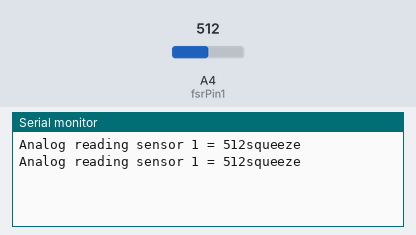
Simulated run of this sketch. Board: Arduino Uno, built with avr-gcc and run on an emulated ATmega328P. Shown: the last lines printed to the serial monitor. The test bench sets the inputs (shaded band); at power-on: A4 (fsrPin1) = 512.

Above: at 1.8 s.
1.9 s: A4 (fsrPin1) set to 0
At 2.8 s:
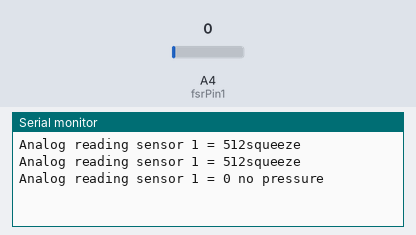
4.5 s: A4 (fsrPin1) set to 122
At 5.8 s:
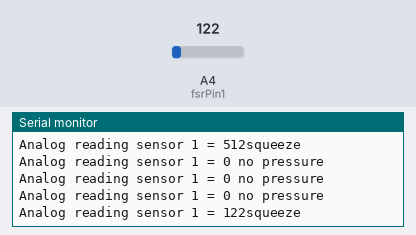

Measured:
- after the input at 1.9 s, the serial monitor: prints a new line after 0.10 s (image 1)
- after the input at 4.5 s, the serial monitor: prints a new line after 0.50 s (image 2)

The sketch:

code_capteur_poids_seul.ino
```cpp
/* FSR simple testing sketch.

Connect one end of FSR to power, the other end to Analog 0.
Then connect one end of a 10K resistor from Analog 0 to ground

For more information see www.ladyada.net/learn/sensors/fsr.html */

//int fsrPin = 0;     // the FSR and 10K pulldown are connected to a0
//int fsrReading;

int fsrPin1 = 4;     // the FSR and 10K pulldown are connected to a0
int fsrReading1; // the analog reading from the FSR resistor divider

void setup(void) {
  // We'll send debugging information via the Serial monitor
  Serial.begin(9600);
}

void loop(void) {
  fsrReading1 = analogRead(fsrPin1);

  Serial.print("Analog reading sensor 1 = ");
 Serial.print(fsrReading1);

 // fsrReading1 = analogRead(fsrPin1);

  //Serial.print("Analog reading sensor 2 = ");
  //Serial.print(fsrReading1);// the raw analog reading

  // We'll have a few threshholds, qualitatively determined
  if (fsrReading1  > 0) {
    Serial.println("squeeze ");
  }
    else  {
    Serial.println(" no pressure ");
  }


   /*if (fsrReading1 < 10) {
    Serial.println(" - No pressure");
  } else if (fsrReading1 < 200) {
    Serial.println(" - Light touch");
  } else if (fsrReading1 < 500) {
    Serial.println(" - Light squeeze");
  } else if (fsrReading1 < 800) {
    Serial.println(" - Medium squeeze");
  } else {
    Serial.println(" - Big squeeze");
  }*/
  delay(1000);
}
```
